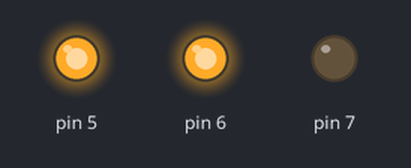
Bench run of a sketch on a simulated Arduino Uno, built with avr-gcc and run on an emulated ATmega328P. Parts: output pins drawn as LEDs (lit = HIGH).

Above: at 0.5 s.
At 1.5 s:
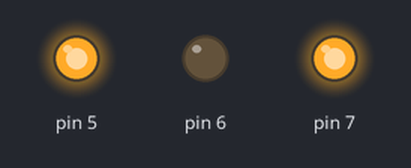
At 5.5 s:
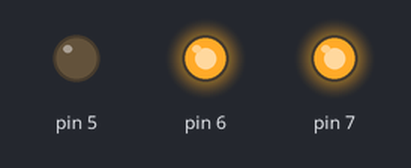
Timing chart, 0 to 6.9 s (numbered marks = the images above):
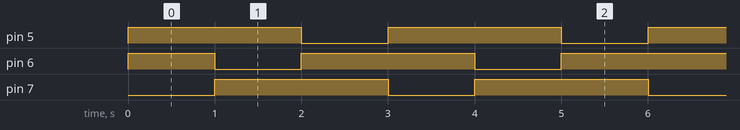

The sketch:

RGB.ino
```cpp
/*阳光小创客 */
void setup(){
  pinMode(5, OUTPUT);
  pinMode(6, OUTPUT);
  pinMode(7, OUTPUT);
}

void red() {
  digitalWrite(5,LOW);
  digitalWrite(6,HIGH);
  digitalWrite(7,HIGH);
}

void green() {
  digitalWrite(5,HIGH);
  digitalWrite(6,LOW);
  digitalWrite(7,HIGH);
}

void blue() {
  digitalWrite(5,HIGH);
  digitalWrite(6,HIGH);
  digitalWrite(7,LOW);
}


void loop(){
  blue();
  delay(1000);
  green();
  delay(1000);
  red();
  delay(1000);

}
```

Measured:
- by itself, pin 5, pin 7: alternates HIGH for 2.0 s and LOW for 1.0 s
- by itself, pin 6: repeats every 3.0 s: LOW 1.0 s, HIGH 2.0 s
- by itself, everything shown: repeats every 3.0 s, in 3 steps
